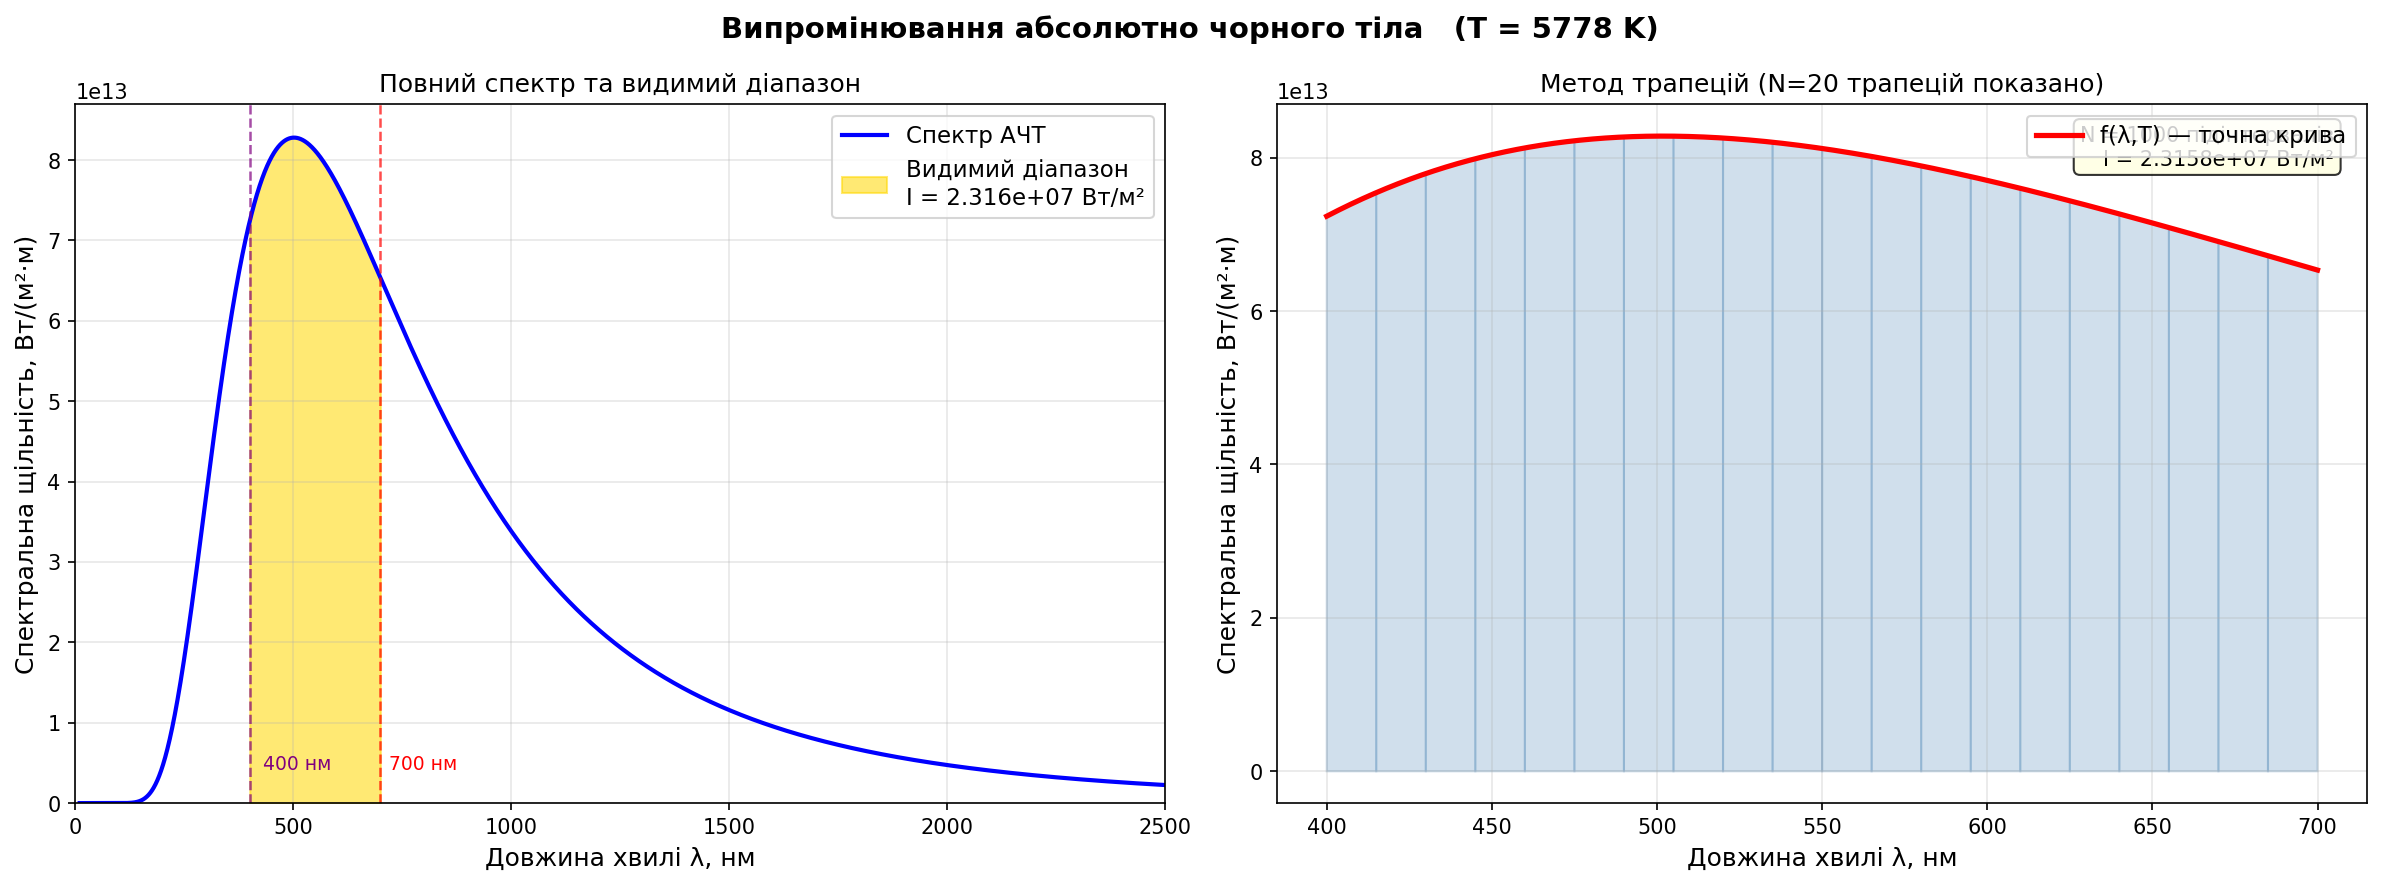

Python code for this plot:
# ============================================================
# Лабораторна робота №3 — Завдання 3.1
# Потужність теплового випромінювання АЧТ у видимому діапазоні
# Метод: ТРАПЕЦІЙ
# ============================================================

import os
import numpy as np
import matplotlib.pyplot as plt
import matplotlib.patches as mpatches

SCRIPT_DIR = os.path.dirname(os.path.abspath(__file__))
from matplotlib.colors import LinearSegmentedColormap

# ── Фізичні константи ────────────────────────────────────────
h     = 6.626e-34   # стала Планка, Дж·с
c     = 3.0e8       # швидкість світла, м/с
k     = 1.381e-23   # стала Больцмана, Дж/К

# ── Параметри ─────────────────────────────────────────────────
T          = 5778        # температура (поверхня Сонця), К
lam_min_vis = 400e-9    # мінімум видимого діапазону, м
lam_max_vis = 700e-9    # максимум видимого діапазону, м
N          = 1000        # кількість підінтервалів


# ── Функція Планка ──────────────────────────────────────────
def planck(lam, T):
    """
    Спектральна щільність потужності випромінювання АЧТ [Вт/(м²·м)]
        f(λ, T) = 2π h c² / [λ⁵ (exp(hc / kTλ) − 1)]
    """
    exponent = h * c / (k * T * lam)
    return (2 * np.pi * h * c**2) / (lam**5 * (np.exp(exponent) - 1))


# ── Метод трапецій ─────────────────────────────────────────
def trapezoid(f_vals, dx):
    """
    Формула методу трапецій:
        I ≈ (y₁/2 + y₂ + y₃ + ... + y_{n-1} + yₙ/2) · dx
    """
    return (f_vals[0] / 2 + np.sum(f_vals[1:-1]) + f_vals[-1] / 2) * dx


# ── Обчислення інтегралу ───────────────────────────────────
lambdas_vis = np.linspace(lam_min_vis, lam_max_vis, N + 1)
y_vis       = planck(lambdas_vis, T)
dx          = (lam_max_vis - lam_min_vis) / N

I_visible   = trapezoid(y_vis, dx)

# Повний інтеграл (для порівняння)
lam_full = np.linspace(10e-9, 3000e-9, 10001)
y_full   = planck(lam_full, T)
dx_full  = lam_full[1] - lam_full[0]
I_total  = trapezoid(y_full, dx_full)

# Теоретичний результат за законом Стефана–Больцмана: I = σT⁴ (де σ = 5.67e-8)
sigma        = 5.67e-8
I_stefan     = sigma * T**4

print("=" * 55)
print("  Потужність теплового випромінювання АЧТ")
print("  Метод трапецій")
print("=" * 55)
print(f"  Температура тіла:          T = {T} К")
print(f"  Видимий діапазон:      400–700 нм")
print(f"  Кількість підінтервалів:   N = {N}")
print(f"  Крок інтегрування:        dx = {dx*1e9:.4f} нм")
print("-" * 55)
print(f"  I_видимий  (трапеції) = {I_visible:.4e}  Вт/м²")
print(f"  I_повний   (трапеції) = {I_total:.4e}  Вт/м²")
print(f"  I_повний   (Стефан–Больцман) = {I_stefan:.4e}  Вт/м²")
print(f"  Відносна похибка:   {abs(I_total - I_stefan)/I_stefan * 100:.4f} %")
print(f"  Частка видимого випромінювання: {I_visible/I_stefan*100:.2f} %")
print("=" * 55)


# ── Графік ─────────────────────────────────────────────────
fig, axes = plt.subplots(1, 2, figsize=(16, 6))
fig.suptitle(f"Випромінювання абсолютно чорного тіла   (T = {T} K)",
             fontsize=14, fontweight='bold')

# ── Графік 1: повний спектр із виділенням видимого діапазону ──
ax1 = axes[0]
lam_plot_nm = lam_full * 1e9
ax1.plot(lam_plot_nm, y_full, 'b-', linewidth=2, label='Спектр АЧТ')

# Кольорове зафарбування видимого діапазону
vis_mask = (lam_plot_nm >= 400) & (lam_plot_nm <= 700)
ax1.fill_between(lam_plot_nm, y_full,
                 where=vis_mask,
                 alpha=0.55, color='gold',
                 label=f'Видимий діапазон\nI = {I_visible:.3e} Вт/м²')

# Вертикальні границі
ax1.axvline(400, color='purple', linestyle='--', linewidth=1.2, alpha=0.7)
ax1.axvline(700, color='red',    linestyle='--', linewidth=1.2, alpha=0.7)
ax1.annotate('400 нм', xy=(400, 0), xytext=(430, max(y_full)*0.05),
             fontsize=9, color='purple')
ax1.annotate('700 нм', xy=(700, 0), xytext=(720, max(y_full)*0.05),
             fontsize=9, color='red')

ax1.set_xlabel('Довжина хвилі λ, нм', fontsize=12)
ax1.set_ylabel('Спектральна щільність, Вт/(м²·м)', fontsize=12)
ax1.set_title('Повний спектр та видимий діапазон', fontsize=12)
ax1.set_xlim(0, 2500)
ax1.set_ylim(bottom=0)
ax1.legend(fontsize=11)
ax1.grid(True, alpha=0.3)


# ── Графік 2: видимий діапазон з трапеціями ──────────────────
ax2 = axes[1]
n_trap = 20   # показуємо лише 20 трапецій для наочності
lam_trap_nm = np.linspace(400, 700, n_trap + 1)
y_trap      = planck(lam_trap_nm * 1e-9, T)

# Малюємо трапеції
for i in range(n_trap):
    x_seg = [lam_trap_nm[i], lam_trap_nm[i], lam_trap_nm[i+1], lam_trap_nm[i+1]]
    y_seg = [0, y_trap[i], y_trap[i+1], 0]
    ax2.fill(x_seg, y_seg, alpha=0.25, color='steelblue')
    ax2.plot([lam_trap_nm[i], lam_trap_nm[i+1]],
             [y_trap[i], y_trap[i+1]], 'steelblue', linewidth=0.8)

# Точна крива
lam_vis_nm = np.linspace(400, 700, 1000)
y_vis_plot = planck(lam_vis_nm * 1e-9, T)
ax2.plot(lam_vis_nm, y_vis_plot, 'r-', linewidth=2.5, label='f(λ,T) — точна крива')

ax2.set_xlabel('Довжина хвилі λ, нм', fontsize=12)
ax2.set_ylabel('Спектральна щільність, Вт/(м²·м)', fontsize=12)
ax2.set_title(f'Метод трапецій (N={n_trap} трапецій показано)', fontsize=12)
ax2.legend(fontsize=11)
ax2.grid(True, alpha=0.3)

# Текстовий блок з результатом
textstr = (f'N = {N} підінтервалів\n'
           f'I = {I_visible:.4e} Вт/м²')
ax2.text(0.97, 0.97, textstr, transform=ax2.transAxes,
         fontsize=10, verticalalignment='top', horizontalalignment='right',
         bbox=dict(boxstyle='round', facecolor='lightyellow', alpha=0.8))

plt.tight_layout()
plt.savefig(os.path.join(SCRIPT_DIR, 'task_3_1.png'), dpi=150, bbox_inches='tight')
plt.show()
print("Графік збережено: task_3_1.png")
